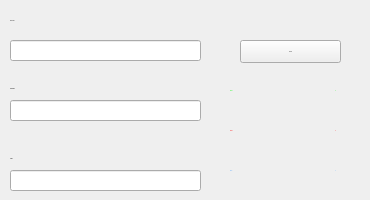
   <widget class="QWidget" name="tab_2">
    <attribute name="title">
     <string>   start   </string>
    </attribute>
    <widget class="QLabel" name="label_6">
     <property name="geometry">
      <rect>
       <x>10</x>
       <y>10</y>
       <width>131</width>
       <height>21</height>
      </rect>
     </property>
     <property name="font">
      <font>
       <family>Microsoft JhengHei Light</family>
       <pointsize>-1</pointsize>
      </font>
     </property>
     <property name="text">
      <string>POST URL</string>
     </property>
    </widget>
    <widget class="QLineEdit" name="url">
     <property name="geometry">
      <rect>
       <x>10</x>
       <y>40</y>
       <width>191</width>
       <height>21</height>
      </rect>
     </property>
     <property name="font">
      <font>
       <family>Microsoft JhengHei Light</family>
       <pointsize>-1</pointsize>
      </font>
     </property>
     <property name="styleSheet">
      <string notr="true">font-size: 11px;</string>
     </property>
    </widget>
    <widget class="QLabel" name="label_7">
     <property name="geometry">
      <rect>
       <x>10</x>
       <y>80</y>
       <width>101</width>
       <height>16</height>
      </rect>
     </property>
     <property name="font">
      <font>
       <family>Microsoft JhengHei Light</family>
       <pointsize>-1</pointsize>
      </font>
     </property>
     <property name="text">
      <string>COMMENT</string>
     </property>
    </widget>
    <widget class="QLineEdit" name="comment">
     <property name="geometry">
      <rect>
       <x>10</x>
       <y>100</y>
       <width>191</width>
       <height>21</height>
      </rect>
     </property>
     <property name="font">
      <font>
       <family>Microsoft JhengHei Light</family>
       <pointsize>-1</pointsize>
      </font>
     </property>
     <property name="styleSheet">
      <string notr="true">font-size: 11px;</string>
     </property>
    </widget>
    <widget class="QLabel" name="label_8">
     <property name="geometry">
      <rect>
       <x>10</x>
       <y>150</y>
       <width>101</width>
       <height>16</height>
      </rect>
     </property>
     <property name="font">
      <font>
       <family>Microsoft JhengHei Light</family>
       <pointsize>-1</pointsize>
      </font>
     </property>
     <property name="text">
      <string>SLEEP</string>
     </property>
    </widget>
    <widget class="QLineEdit" name="sleep">
     <property name="geometry">
      <rect>
       <x>10</x>
       <y>170</y>
       <width>191</width>
       <height>21</height>
      </rect>
     </property>
     <property name="font">
      <font>
       <family>Microsoft JhengHei Light</family>
       <pointsize>-1</pointsize>
      </font>
     </property>
     <property name="styleSheet">
      <string notr="true">font-size: 11px;</string>
     </property>
    </widget>
    <widget class="QPushButton" name="start_button">
     <property name="geometry">
      <rect>
       <x>240</x>
       <y>40</y>
       <width>101</width>
       <height>23</height>
      </rect>
     </property>
     <property name="font">
      <font>
       <family>Microsoft JhengHei Light</family>
       <pointsize>-1</pointsize>
      </font>
     </property>
     <property name="styleSheet">
      <string notr="true"/>
     </property>
     <property name="text">
      <string>START</string>
     </property>
    </widget>
    <widget class="QLabel" name="label_9">
     <property name="geometry">
      <rect>
       <x>230</x>
       <y>80</y>
       <width>51</width>
       <height>21</height>
      </rect>
     </property>
     <property name="font">
      <font>
       <family>Microsoft JhengHei Light</family>
       <pointsize>-1</pointsize>
      </font>
     </property>
     <property name="styleSheet">
      <string notr="true">color: rgb(0, 255, 0);</string>
     </property>
     <property name="text">
      <string>Done:</string>
     </property>
    </widget>
    <widget class="QLabel" name="label_10">
     <property name="geometry">
      <rect>
       <x>230</x>
       <y>120</y>
       <width>51</width>
       <height>21</height>
      </rect>
     </property>
     <property name="font">
      <font>
       <family>Microsoft JhengHei Light</family>
       <pointsize>-1</pointsize>
      </font>
     </property>
     <property name="styleSheet">
      <string notr="true">color: rgb(255, 0, 0);</string>
     </property>
     <property name="text">
      <string>False:</string>
     </property>
    </widget>
    <widget class="QLabel" name="label_11">
     <property name="geometry">
      <rect>
       <x>230</x>
       <y>160</y>
       <width>51</width>
       <height>21</height>
      </rect>
     </property>
     <property name="font">
      <font>
       <family>Microsoft JhengHei Light</family>
       <pointsize>-1</pointsize>
      </font>
     </property>
     <property name="styleSheet">
      <string notr="true">color: rgb(85, 170, 255);</string>
     </property>
     <property name="text">
      <string>Error:</string>
     </property>
    </widget>
    <widget class="QLabel" name="done_com">
     <property name="geometry">
      <rect>
       <x>310</x>
       <y>80</y>
       <width>51</width>
       <height>21</height>
      </rect>
     </property>
     <property name="font">
      <font>
       <family>Microsoft JhengHei Light</family>
       <pointsize>-1</pointsize>
      </font>
     </property>
     <property name="styleSheet">
      <string notr="true">color: rgb(0, 255, 0);</string>
     </property>
     <property name="text">
      <string>0</string>
     </property>
     <property name="alignment">
      <set>Qt::AlignCenter</set>
     </property>
    </widget>
    <widget class="QLabel" name="false_com">
     <property name="geometry">
      <rect>
       <x>310</x>
       <y>120</y>
       <width>51</width>
       <height>21</height>
      </rect>
     </property>
     <property name="font">
      <font>
       <family>Microsoft JhengHei Light</family>
       <pointsize>-1</pointsize>
      </font>
     </property>
     <property name="styleSheet">
      <string notr="true">color: rgb(255, 0, 0);</string>
     </property>
     <property name="text">
      <string>0</string>
     </property>
     <property name="alignment">
      <set>Qt::AlignCenter</set>
     </property>
    </widget>
    <widget class="QLabel" name="error_com">
     <property name="geometry">
      <rect>
       <x>310</x>
       <y>160</y>
       <width>51</width>
       <height>21</height>
      </rect>
     </property>
     <property name="font">
      <font>
       <family>Microsoft JhengHei Light</family>
       <pointsize>-1</pointsize>
      </font>
     </property>
     <property name="styleSheet">
      <string notr="true">color: rgb(85, 170, 255);</string>
     </property>
     <property name="text">
      <string>0</string>
     </property>
     <property name="alignment">
      <set>Qt::AlignCenter</set>
     </property>
    </widget>
   </widget>
